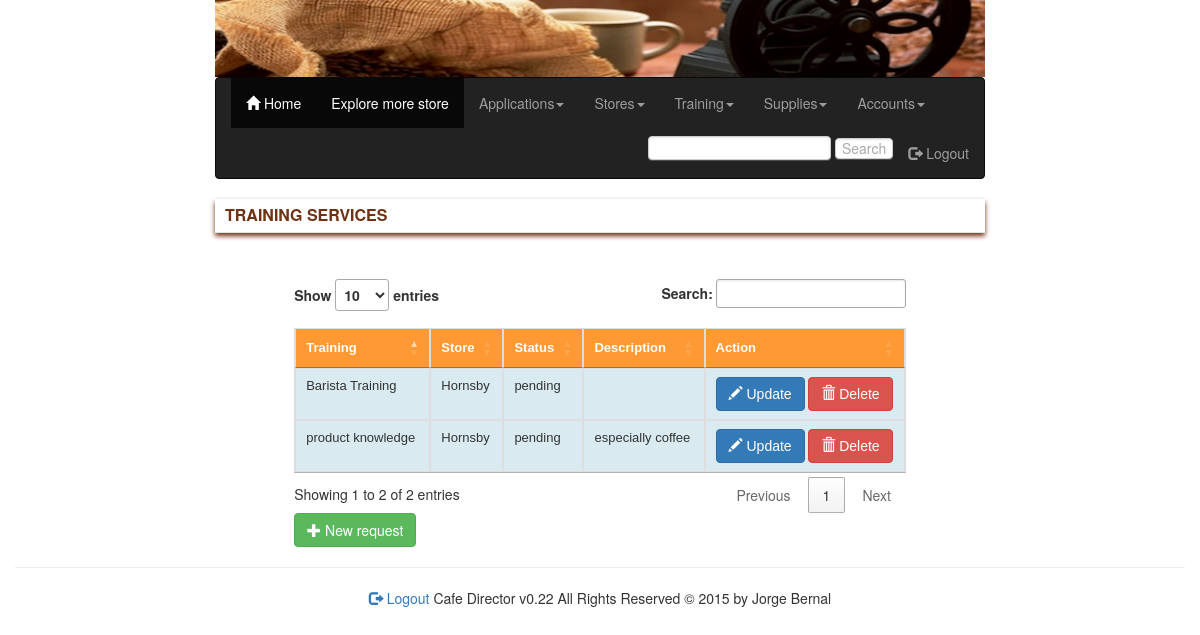
Page /inc/request_training.php (signed in) on the committed database.
### tables this page shows
CREATE TABLE IF NOT EXISTS `training_requests` (
  `training_requestID` int(11) NOT NULL AUTO_INCREMENT,
  `trainingID` int(11) NOT NULL,
  `storeID` int(11) NOT NULL,
  `userID` int(11) NOT NULL,
  `comment` varchar(1000) NOT NULL,
  `date_request` date NOT NULL,
  `training_evaluation` varchar(128) NOT NULL,
  `create_datestamp` datetime NOT NULL,
  `update_datestamp` datetime NOT NULL,
  `training_status` varchar(64) NOT NULL,
  PRIMARY KEY (`training_requestID`)
);

CREATE TABLE IF NOT EXISTS `trainings` (
  `trainingID` int(11) NOT NULL AUTO_INCREMENT,
  `trainingname` varchar(128) NOT NULL,
  `trainingdescription` varchar(1000) NOT NULL,
  `create_datestamp` datetime NOT NULL,
  `update_datestamp` datetime NOT NULL,
  `training_available` varchar(11) NOT NULL,
  PRIMARY KEY (`trainingID`)
);

CREATE TABLE IF NOT EXISTS `stores` (
  `storeID` int(11) NOT NULL AUTO_INCREMENT,
  `namestore` varchar(128) NOT NULL,
  `unit` int(11) NOT NULL,
  `streetnumber` int(11) NOT NULL,
  `streetname` varchar(128) NOT NULL,
  `suburb` varchar(128) NOT NULL,
  `state` varchar(16) NOT NULL,
  `postcode` int(11) NOT NULL,
  `website` varchar(128) NOT NULL,
  `email` varchar(128) NOT NULL,
  `phone1` int(11) NOT NULL,
  `phone2` int(11) NOT NULL,
  `join_datestamp` datetime NOT NULL,
  `update_datestamp` datetime NOT NULL,
  `img_path` varchar(128) NOT NULL,
  `store_description` varchar(1000) NOT NULL,
  `store_status` varchar(32) NOT NULL,
  `franchise_available` varchar(32) NOT NULL,
  PRIMARY KEY (`storeID`)
);

### inc/request_training.php (the view, shortened to what this page needs)
<?php
include ('../lib/conn.php');
if (isset($_SESSION['logged_userID'])){
	if (isset($_POST['new_training'])){
		$trainingID = mysqli_real_escape_string($conn, $_POST['trainingID']);
	  $training_comments = mysqli_real_escape_string($conn, $_POST['training_comments']);
	  $training_userID = mysqli_real_escape_string($conn, $_POST['training_userID']);
		$training_date = mysqli_real_escape_string($conn, $_POST['training_date']);
	  $create_datestamp = date("Y-m-d h:i:sa");
		$storeID=$_SESSION['logged_storeID'];
		$training_status = "pending";
	  $sql = "INSERT INTO training_requests (trainingID, comment, userID, date_request , create_datestamp, storeID, training_status)
	  VALUES ('$trainingID','$training_comments', '$training_userID','$training_date','$create_datestamp', '$storeID','$training_status') ";
		$result = mysqli_query($conn, $sql);
	  header("location:request_training.php");
	}
	else {
				include ('header.php');
				?>
				<div class="row">
					<div class="col-xs-12">
							<fieldset>
										<legend>Training services</legend>
										<div class="col-xs-12 col-sm-10 col-sm-offset-1">
											<script>
											$(document).ready(function() {
											    $('#DataTables').DataTable();
											} );
											</script>
										<?php
										if (isset($_SESSION['logged_storeID'])){
												$storeID=$_SESSION['logged_storeID'];
												$sql = "SELECT * FROM  training_requests
												JOIN trainings ON trainings.trainingID= training_requests.trainingID
												WHERE storeID = '$storeID'";
										}
										else {
												$sql = "SELECT * FROM  training_requests
												JOIN trainings ON trainings.trainingID= training_requests.trainingID
												JOIN stores ON training_requests.storeID= stores.storeID";
										}
										$result = mysqli_query($conn, $sql);
										$count = mysqli_num_rows($result);
										if ($count >= 1){
											?>
											<table id="DataTables" class="table table-striped table-bordered" cellspacing="0" width="100%">
											 <thead>
												<tr>
													<th id='headcolumn0'>Training</th>
													<?php
													if (!isset($_SESSION['logged_storeID'])){
														echo "<th id='headcolumn0'>Store</th>";
													}
													?>
													<th id='headcolumn1'>Status</th>
													<th id='headcolumn2'>Description</th>
													<th id='headcolumn0'>Action</th>
												</tr>
											 </thead>
											 <tbody>
											 <?php
											 foreach ($result as $row) {
									       echo '<tr>';
									         echo "<td  id='bodycolumn0'>". $row['trainingname'] ."</td>";
													 if (!isset($_SESSION['logged_storeID'])){
 														echo "<td  id='bodycolumn0'>". $row['namestore'] ."</td>";
 													 }
													 echo "<td  id='bodycolumn1'>". $row['training_status']. "</td>";
													 echo "<td  id='bodycolumn2'>". $row['comment'] ."</td>";
													 echo "<td  id='bodycolumn0'>";
													 echo "<a href='request_training.php?upd_trainingID=".$row['training_requestID']."' name='training_update' class='btn btn-primary'><span class='glyphicon glyphicon-pencil'></span> Update</a> ";
													 echo " <a href='request_training.php?del_trainingID=".$row['training_requestID']."' name='training_delete' class='btn btn-danger'><span class='glyphicon glyphicon-trash'></span> Delete</a>";
													 echo "</td>";
									       echo '</tr>';
											 }
											 ?>
										  </tbody>
										 </table>
											<?php
										}
										else {
										}
										?>
										<button type="button"  data-toggle="collapse" data-target="#new_registe" class="btn btn-success"><span class='glyphicon glyphicon-plus'></span> New request</button>
										</div>
							</fieldset>
						</div>
					</div>
				<?php
				include ('footer.php');
	}
}
else {
	header("location:register_account.php");
}
?>

### css/styles.css (style rules this page uses)
legend { color:#6F3213; font-size:16px; background:#fff; box-shadow: 0 3px 5px #6F3213; padding:5px 10px; text-transform:uppercase; font-weight:bold; }
table, td, tr, th { font:13px "Lucida Grande", "Lucida Sans Unicode", Helvetica, Arial, sans-serif; }
table { width:50%; }
table td, table th { border:1px solid #fff; }
thead th { background:#FF9933; color:#fff; }
thead th[colspan], thead th[rowspan] { background:#FF9933; }
tbody td, tfoot td { background:#d9ebf0; }
tbody tr.odd td { background:#d9ebf0; }

### rows in the picture
training_requests: trainingID.trainingname "product knowledge", storeID.namestore "Hornsby", training_status "pending", comment "especially coffee"
training_requests: trainingID.trainingname "Barista Training", storeID.namestore "Hornsby", training_status "pending"
